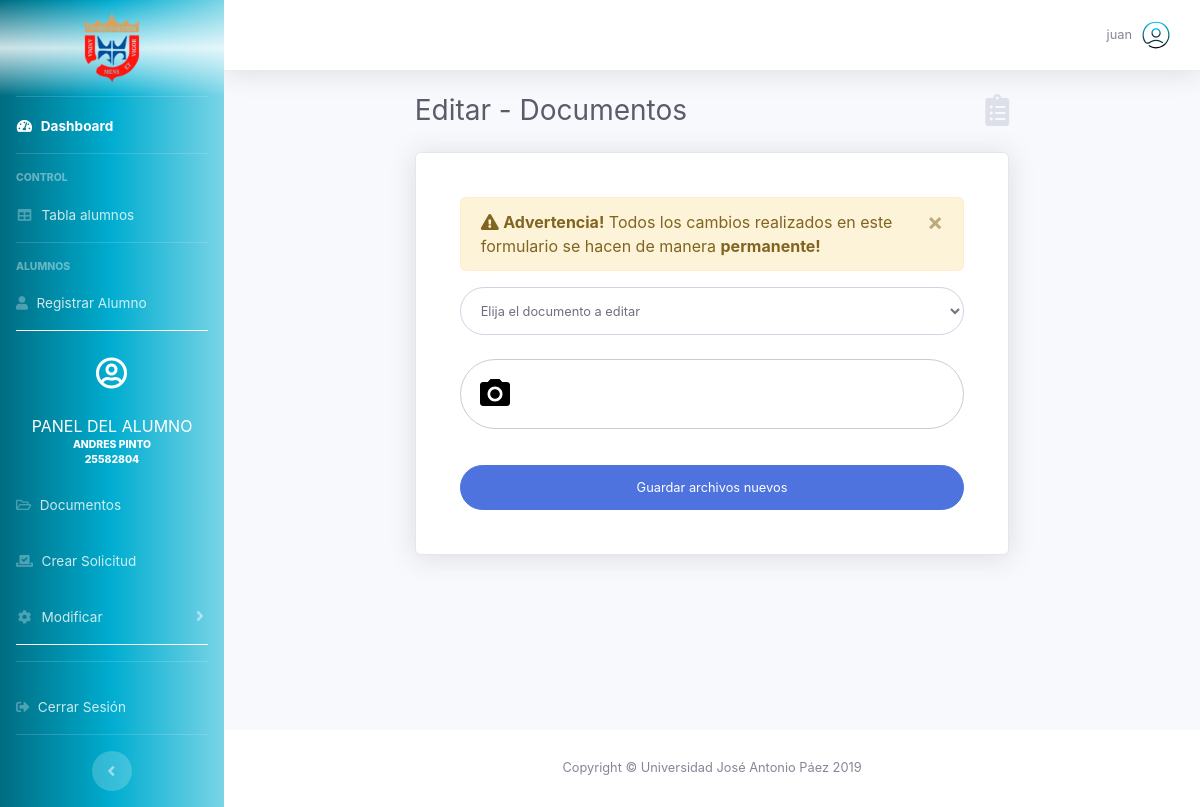
Page /page-admin-student-docs.php?ida=10&ci=25582804&idd=29 (signed in) on the earlier database version.
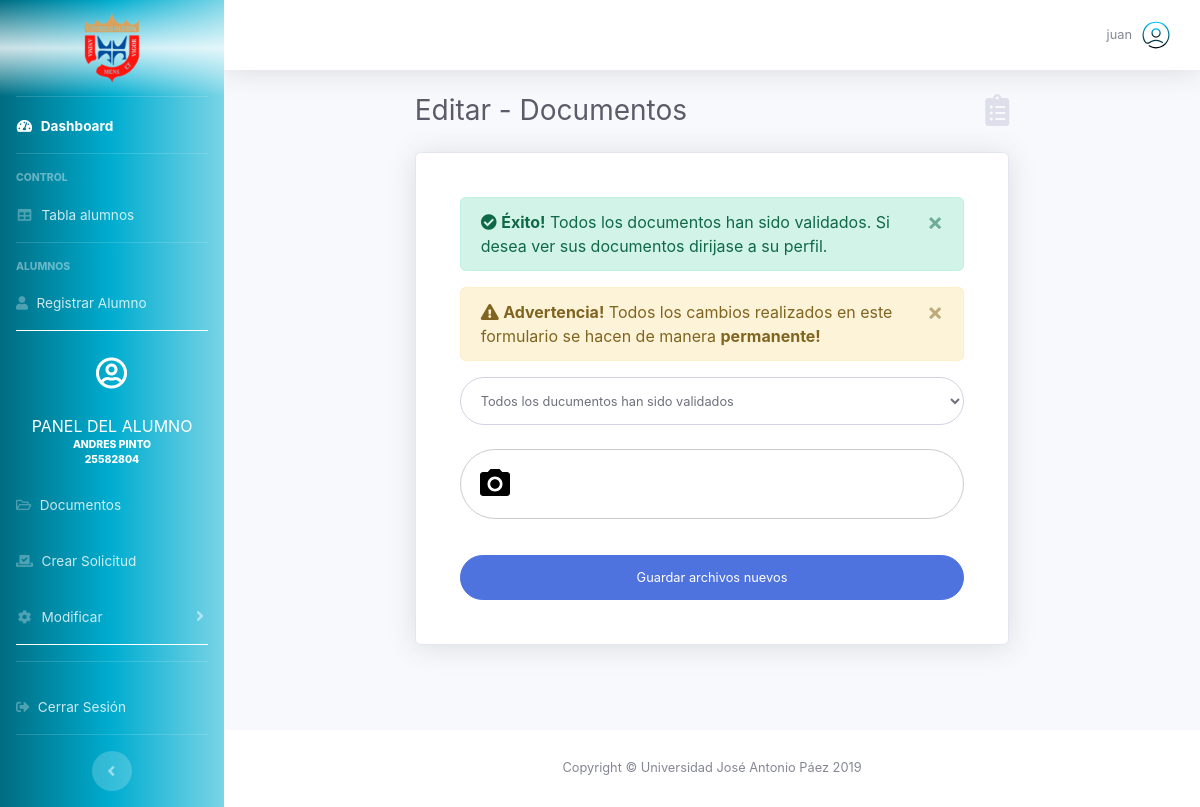
Same page on the later database version.
### tables this page shows
CREATE TABLE `documentos` (
  `id_documento` int(11) NOT NULL,
  `estatus` int(11) NOT NULL,
  `cedula` text NOT NULL,
  `fondo` text NOT NULL,
  `foto` text NOT NULL,
  `partida` text NOT NULL,
  `certificado_s` varchar(200) NOT NULL,
  `check_certificado_s` int(3) NOT NULL DEFAULT '0',
  `check_partida` int(3) NOT NULL DEFAULT '0',
  `check_nota` int(3) NOT NULL DEFAULT '0',
  `check_cedula` int(3) NOT NULL DEFAULT '0',
  `check_foto` int(3) NOT NULL DEFAULT '0',
  `check_rusinies` int(3) NOT NULL DEFAULT '0',
  `check_fondo` int(3) NOT NULL DEFAULT '0',
  `check_metodo` int(3) NOT NULL DEFAULT '0',
  `porcentaje` int(4) NOT NULL DEFAULT '0',
  `ultActDoc` date NOT NULL
);

### page-admin-student-docs.php (the view, shortened to what this page needs)
<!DOCTYPE html>
<html lang="es">
<head>
  <link href="vendor/fontawesome-free/css/all.min.css" rel="stylesheet" type="text/css">
  <link href="css/font.css" rel="stylesheet">
  <link href="css/sb-admin-2.css" rel="stylesheet">
  <link href="css/dash.css" rel="stylesheet">
  <link href="css/style.css" rel="stylesheet">
  <link href="css/file-upload.css" rel="stylesheet">
  <link rel="stylesheet" href="css/lightbox.css">
</head>
<body id="page-top">
  <div id="wrapper">
    <?php require('front/general/sidebar.php'); ?>
    <div id="content-wrapper" class="d-flex flex-column">
      <div id="content">
        <?php require 'front/general/navbar.php'; ?>
        <div id="page-student-edit-docs" class="container-fluid">
          <?php
include 'back/conexion.php';
if (isset($_SESSION['docId'])) {
    $idd = $_SESSION['docId'];
    $cedula = $_SESSION['cedula'];
}else{
  $idd=$_GET['idd'];
}
$sql = "SELECT * FROM documentos WHERE id_documento='$idd'";
$result = mysqli_query($conexion, $sql);
if ($result->num_rows > 0) {
    $row = mysqli_fetch_assoc($result);
} else {
    $mensaje = "Ocurrió un error al cargar los documentos";
    echo ($mensaje);
};
$porcentaje = $row['porcentaje'];
?>
          <div class="d-sm-flex col-sm-12 col-md-10 col-lg-8 align-items-center justify-content-between mb-4 mx-auto">
            <h1 class="h3 mb-0 text-gray-800">Editar - Documentos</h1>
            <a class="d-none d-sm-inline-block"><i class="fas fa-clipboard-list fa-2x text-gray-300"></i></a>
          </div>
          <div class="col-sm-12 col-md-10 col-lg-8 mx-auto">
            <div class="card shadow mb-4">
              <div class="card-body">
                <div class="p-4">
                <?php
if ($porcentaje == 100) {
    ?>
  <div class="alert alert-success alert-dismissible fade show" role="alert">
                    <i class="fas fa-check-circle"></i>
                    <strong>Éxito!</strong>
                    Todos los documentos han sido validados. Si desea ver sus documentos dirijase a su perfil.
                    <button type="button" class="close" data-dismiss="alert" aria-label="Close">
                      &times;
                    </button>
                  </div>
  <?php
}
?>
                  <div class="alert alert-warning alert-dismissible fade show" role="alert">
                    <i class="fas fa-exclamation-triangle"></i>
                    <strong>Advertencia!</strong>
                    Todos los cambios realizados en este formulario se hacen de manera <strong>permanente!</strong>
                    <button type="button" class="close" data-dismiss="alert" aria-label="Close">
                      &times;
                    </button>
                  </div>
                  <select id="seleccion" name="seleccion" class="form-control">
                    <option disabled selected value="">
                      <?php echo ($porcentaje == 100) ? 'Todos los ducumentos han sido validados' : 'Elija el documento a editar' ?>
                    </option>
                  </select>
                  <form id="documentosEditForm" method="POST" class="user needs-validation" novalidate>
                    <div class="wrapper-file">
                      <br>
                      <div class="container-input">
                        <div class="wrap-file">
                          <div class="content-icon-camera">
                            <div class="icon-camera"></div>
                          </div>
                          <div id="preview-images" class="preview-images">
                          </div>
                        </div>
                      </div>
                      <h5 id="success" class="success text-center pt-1" data-upload="0"></h5>
                    </div>
                    <br>
                    <a data-toggle="modal" data-target="#cambiosModal">
                      <button id="permisoModal" class="btn btn-primary btn-user btn-block">
                        Guardar archivos nuevos
                      </button>
                    </a>
                  </form>
                </div>
              </div>
            </div>
          </div>
        </div>
      </div>
      <?php require 'front/general/footer.php'; ?>
    </div>
  </div>
</body>
</html>

Differences in the rows shown:
changed documentos: porcentaje 0 → 100 (drawn); seleccion "Elija el documento a editar" → "Todos los ducumentos han sido validados"
Other differences:
text now shown: "Éxito! Todos los documentos han sido validados. Si desea ver sus documentos dirijase a su perfil. ×"
